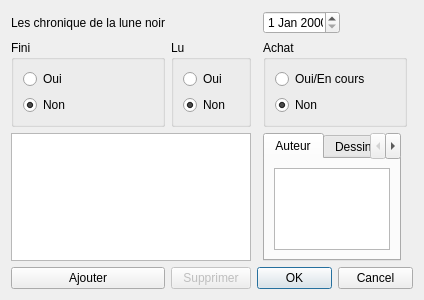
<?xml version="1.0" encoding="UTF-8"?>
<ui version="4.0">
 <class>FenetreBD</class>
 <widget class="QDialog" name="FenetreBD">
  <property name="geometry">
   <rect>
    <x>0</x>
    <y>0</y>
    <width>400</width>
    <height>300</height>
   </rect>
  </property>
  <property name="windowTitle">
   <string>Dialog</string>
  </property>
  <layout class="QGridLayout" name="gridLayout">
   <item row="4" column="0">
    <widget class="QPushButton" name="w_ajouter">
     <property name="text">
      <string>Ajouter</string>
     </property>
    </widget>
   </item>
   <item row="4" column="2" colspan="4">
    <widget class="QDialogButtonBox" name="buttonBox">
     <property name="maximumSize">
      <size>
       <width>156</width>
       <height>16777215</height>
      </size>
     </property>
     <property name="orientation">
      <enum>Qt::Horizontal</enum>
     </property>
     <property name="standardButtons">
      <set>QDialogButtonBox::Cancel|QDialogButtonBox::Ok</set>
     </property>
    </widget>
   </item>
   <item row="4" column="1">
    <widget class="QPushButton" name="w_supprimer">
     <property name="enabled">
      <bool>false</bool>
     </property>
     <property name="text">
      <string>Supprimer</string>
     </property>
    </widget>
   </item>
   <item row="2" column="0">
    <widget class="QGroupBox" name="groupBox">
     <property name="title">
      <string>Fini</string>
     </property>
     <layout class="QVBoxLayout" name="verticalLayout">
      <item>
       <widget class="QRadioButton" name="w_fini_oui">
        <property name="text">
         <string>Oui</string>
        </property>
       </widget>
      </item>
      <item>
       <widget class="QRadioButton" name="w_fini_non">
        <property name="text">
         <string>Non</string>
        </property>
        <property name="checked">
         <bool>true</bool>
        </property>
       </widget>
      </item>
     </layout>
    </widget>
   </item>
   <item row="1" column="0">
    <widget class="QLabel" name="label">
     <property name="text">
      <string>Les chronique de la lune noir</string>
     </property>
    </widget>
   </item>
   <item row="3" column="0" colspan="2">
    <widget class="QListWidget" name="w_listeTome"/>
   </item>
   <item row="2" column="1">
    <widget class="QGroupBox" name="groupBox_3">
     <property name="title">
      <string>Lu</string>
     </property>
     <layout class="QVBoxLayout" name="verticalLayout_3">
      <item>
       <widget class="QRadioButton" name="w_lu_oui">
        <property name="text">
         <string>Oui</string>
        </property>
       </widget>
      </item>
      <item>
       <widget class="QRadioButton" name="w_lu_non">
        <property name="text">
         <string>Non</string>
        </property>
        <property name="checked">
         <bool>true</bool>
        </property>
       </widget>
      </item>
     </layout>
    </widget>
   </item>
   <item row="1" column="1">
    <spacer name="horizontalSpacer">
     <property name="orientation">
      <enum>Qt::Horizontal</enum>
     </property>
     <property name="sizeHint" stdset="0">
      <size>
       <width>40</width>
       <height>20</height>
      </size>
     </property>
    </spacer>
   </item>
   <item row="3" column="3">
    <widget class="QTabWidget" name="tabWidget">
     <property name="maximumSize">
      <size>
       <width>16777215</width>
       <height>16777215</height>
      </size>
     </property>
     <property name="acceptDrops">
      <bool>true</bool>
     </property>
     <property name="currentIndex">
      <number>0</number>
     </property>
     <widget class="QWidget" name="tab_auteur">
      <attribute name="title">
       <string>Auteur</string>
      </attribute>
      <layout class="QHBoxLayout" name="horizontalLayout">
       <item>
        <widget class="QListWidget" name="w_auteur"/>
       </item>
      </layout>
     </widget>
     <widget class="QWidget" name="tab">
      <attribute name="title">
       <string>Dessinateur</string>
      </attribute>
      <layout class="QHBoxLayout" name="horizontalLayout_2">
       <item>
        <widget class="QListWidget" name="w_dessinateur"/>
       </item>
      </layout>
     </widget>
    </widget>
   </item>
   <item row="2" column="3" colspan="2">
    <widget class="QGroupBox" name="groupBox_2">
     <property name="title">
      <string>Achat</string>
     </property>
     <layout class="QVBoxLayout" name="verticalLayout_2">
      <item>
       <widget class="QRadioButton" name="w_achat_oui">
        <property name="text">
         <string>Oui/En cours</string>
        </property>
       </widget>
      </item>
      <item>
       <widget class="QRadioButton" name="w_achat_non">
        <property name="text">
         <string>Non</string>
        </property>
        <property name="checked">
         <bool>true</bool>
        </property>
       </widget>
      </item>
     </layout>
    </widget>
   </item>
   <item row="1" column="3">
    <widget class="QDateEdit" name="dateEdit">
     <property name="maximumSize">
      <size>
       <width>77</width>
       <height>16777215</height>
      </size>
     </property>
    </widget>
   </item>
  </layout>
 </widget>
 <resources/>
 <connections>
  <connection>
   <sender>buttonBox</sender>
   <signal>accepted()</signal>
   <receiver>FenetreBD</receiver>
   <slot>accept()</slot>
   <hints>
    <hint type="sourcelabel">
     <x>248</x>
     <y>254</y>
    </hint>
    <hint type="destinationlabel">
     <x>157</x>
     <y>274</y>
    </hint>
   </hints>
  </connection>
  <connection>
   <sender>buttonBox</sender>
   <signal>rejected()</signal>
   <receiver>FenetreBD</receiver>
   <slot>reject()</slot>
   <hints>
    <hint type="sourcelabel">
     <x>316</x>
     <y>260</y>
    </hint>
    <hint type="destinationlabel">
     <x>286</x>
     <y>274</y>
    </hint>
   </hints>
  </connection>
 </connections>
</ui>
